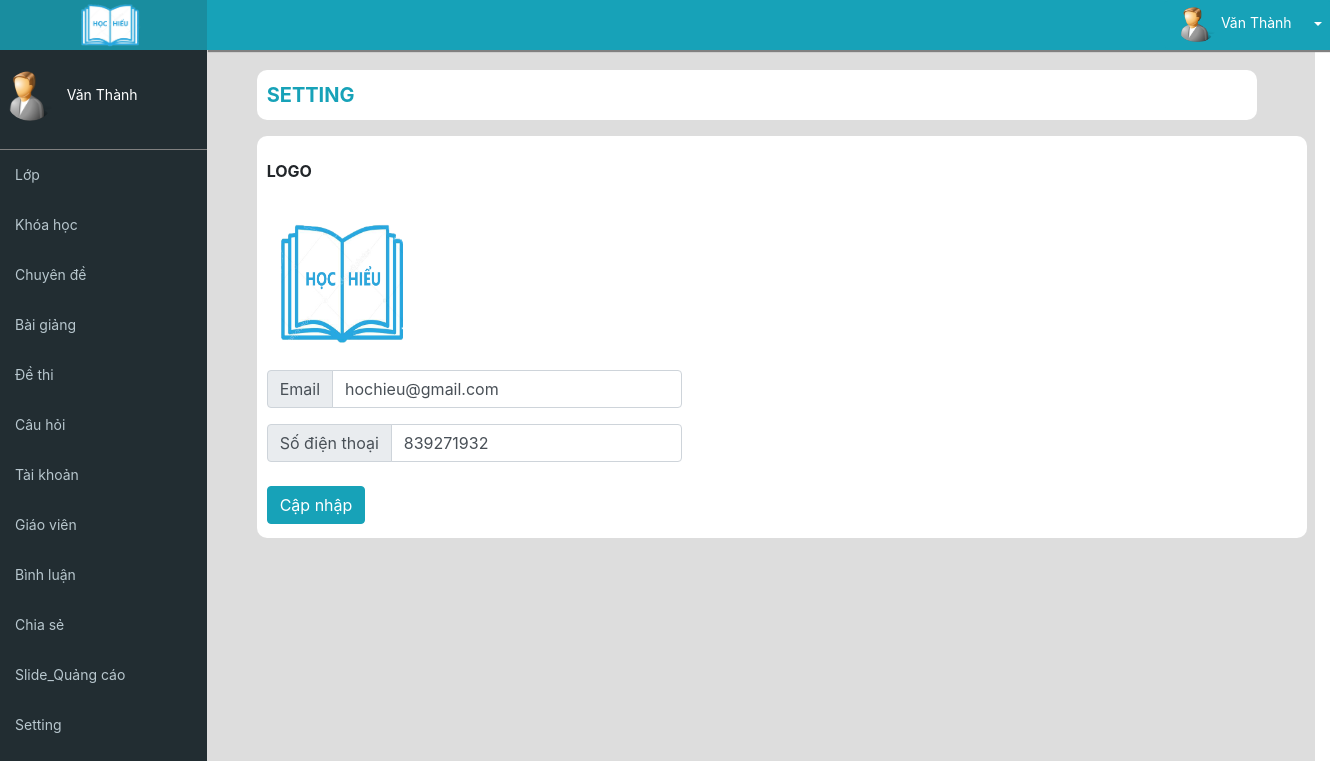
The page /admin/setting.php (signed in) on the database its author committed.
### tables this page shows
CREATE TABLE `setting` (
  `logo` varchar(250) NOT NULL,
  `email` varchar(250) NOT NULL,
  `sdt` int(11) NOT NULL
);

CREATE TABLE `users` (
  `id_user` int(11) NOT NULL,
  `username` varchar(200) NOT NULL,
  `password` varchar(200) NOT NULL,
  `name` varchar(200) NOT NULL,
  `phone_numbers` int(11) NOT NULL,
  `email` varchar(200) NOT NULL,
  `birthday` date NOT NULL,
  `address` varchar(250) NOT NULL,
  `gender` int(11) NOT NULL,
  `image` varchar(250) NOT NULL,
  `role_id` int(11) NOT NULL,
  `status` int(11) NOT NULL
);

### commont/connect.php (called while the page is built, shortened)
<?php
$hostname='localhost';
$username='root';
$password='';
$database='duan1';
$options = array(PDO::MYSQL_ATTR_INIT_COMMAND => "SET NAMES utf8");
try
{
  $conn= new PDO("mysql:host=$hostname;dbname=$database",$username,$password,$options);
  $conn->setAttribute(PDO::ATTR_ERRMODE,PDO::ERRMODE_EXCEPTION);
		 $sqlsetting ="select * from setting ";
		$querysetting =$conn->prepare($sqlsetting);
		$querysetting->execute();
		$rowsetting = $querysetting->fetch(PDO::FETCH_ASSOC);
 function users($id){
	  global $conn;
		$sql="select * from users where id_user={$id} ";
		$query=$conn->prepare($sql);
		$query->execute();
		$row= $query->fetch(PDO::FETCH_ASSOC);
    return $row;
		}
  } catch(Exception $e){
	echo $e.getMessage();
}
 ?>

### admin/setting.php (the view, shortened to what this page needs)
<?php require "../commont/connect.php" ?>
<!DOCTYPE html>
<html>
<head>
	<link rel="stylesheet" href="cssadmin.css">
	<link rel="stylesheet" href="../public/css/bootstrap.min.css">
</head>
<body>
	<div class="w-100">
		<div class="row " style="width: 100%;height:800px">
 <?php include_once '../_share/admin/menu.php' ?>
		<div class="col-md-10" style="background: #ddd">
 <?php include_once '../_share/admin/header.php' ?>
			<div class="bodyad">
				<div class="thanbody">
				<p style="font-size: 20px;width:1000px;height:50px;background: white;line-height: 50px;padding-left: 10px;border-radius: 10px;color:#17a2b8;font-weight: bold">SETTING
				</p>
				<div class="noidung">
						<p style="font-weight: bold">LOGO</p>
						<img src="../image/<?php echo $rowsetting['logo'] ?>"   data-toggle="modal" data-target="#myModal" style="width:150px;height:150px">
						<div class="row">
							<div class="col-md-5">
			<form method="POST">
							<div class="input-group mb-3" style="margin-top: 8px">
						     <div class="input-group-prepend">
						       <span class="input-group-text">Email</span>
						    </div>
						    <input type="text" value="<?php echo $rowsetting['email'] ?>" name="emailsetting" class="form-control">
							</div>
							<div class="input-group mb-3" style="margin-top: 8px">
						     <div class="input-group-prepend">
						       <span class="input-group-text">Số điện thoại</span>
						    </div>
						    <input type="text" value="<?php echo $rowsetting['sdt'] ?>" name="sdtsetting" class="form-control">
							</div>
							<button type="submit" class="btn btn-info">Cập nhập</button>
			</form>
		</div>
				</div>
						 </div>
						</div>
				</div>
				</div>
			</div>
		</div>
</body>
</html>

### _share/admin/menu.php (shortened to what this page needs)
<div class="col-md-2" style="background: #222d32">
		<div style="height:50px;width:220px;background: #198d9f;text-align: center;">
			<img src="../image/<?php echo $rowsetting['logo']; ?>" style="width:70px;">
		</div>
		<div class="ten">
			<img src="../public/images/user/<?php echo users($_SESSION['account']['id'])['image']; ?>" style="width:50px;height:50px;border-radius: 100%;margin-left: 5px">
			&nbsp;&nbsp;<?php echo users($_SESSION['account']['id'])['name']; ?>
		</div>
		<div style="width: 210px;height:500px;font-size: 14px;color: #b8c7ce">
			<div class="boxmenu">
				<a href="danhmuc.php" class="thea5"><p>Lớp 	</p></a>
			</div>
			<div class="boxmenu">
				<a href="khoahoc.php" class="thea5"><p>Khóa học</p></a>
			</div>
			<div class="boxmenu">
				<a href="chuyende.php" class="thea5"><p>Chuyên đề</p></a>
			</div>
			<div class="boxmenu">
				<a href="baigiang.php" class="thea5"><p>Bài giảng</p></a>
			</div>
			<div class="boxmenu">
				<a href="dethi.php" class="thea5"><p>Đề thi</p></a>
			</div>
			<div class="boxmenu">
				<a href="cauhoi.php" class="thea5"><p>Câu hỏi</p></a>
			</div>
			<div class="boxmenu">
				<a href="taikhoan.php" class="thea5"><p>Tài khoản</p></a>
			</div>
			<div class="boxmenu">
				<a href="giaovien.php" class="thea5"><p>Giáo viên</p></a>
			</div>
			<div class="boxmenu">
				<a href="binhluan.php" class="thea5"><p>Bình luận</p></a>
			</div>
			<div class="boxmenu">
				<a href="chiase.php" class="thea5"><p>Chia sẻ</p></a>
			</div>
				<div class="boxmenu">
				<a href="slide.php" class="thea5"><p>Slide_Quảng cáo</p></a>
			</div>
				<div class="boxmenu">
				<a href="setting.php" class="thea5"><p>Setting</p></a>
			</div>
		</div>
	</div>

### _share/admin/header.php (shortened to what this page needs)
<div class="headerad" style="background: #17a2b8;border-radius: none">
				<div class="btn-group" style="float: right;">
				  <button type="button" class="btn btn-info" style="font-size: 14px">	<img src="../public/images/user/<?php echo users($_SESSION['account']['id'])['image']; ?>" style="width:40px;height:35px;border-radius: 100px;"> <?php echo users($_SESSION['account']['id'])['name']; ?> </button>
				  <button type="button" class="btn btn-info dropdown-toggle dropdown-toggle-split" data-toggle="dropdown" aria-haspopup="true" aria-expanded="false">
				  </button>
				</div>
	</div>

### admin/cssadmin.css (style rules this page uses)
* { margin:0px;padding:0px;box-sizing: border-box; }
.headerad { width: 1125px;height: 50px;background: white;margin-left: -15px;box-shadow: 2px 1px 1px 1px gray;border-radius: 0px }
.bodyad { width: 1120px;background: none;margin-top: 10px;border-radius: 10px }
.ten { width: 210px;height: 100px;background: none;border-bottom: 1px solid gray;font-size: 14px;color: white }
.boxmenu { width: 210px;height: 50px;line-height: 50px;background: none; }
.boxmenu p { margin-left: 15px }
.thea5 { color:#b8c7ce; }
.thanbody { width: 1050px;background: none;margin: auto;padding-top: 10px }
.noidung { width: 1050px;background: white;line-height: 50px;padding-left: 10px;border-radius: 10px;padding-top: 10px;padding-bottom:10px;margin-bottom: 20px }

### rows shown on the page
setting: logo (picture), emailsetting "hochieu@gmail.com", sdtsetting "839271932"
users: image (picture), name "Văn Thành"
